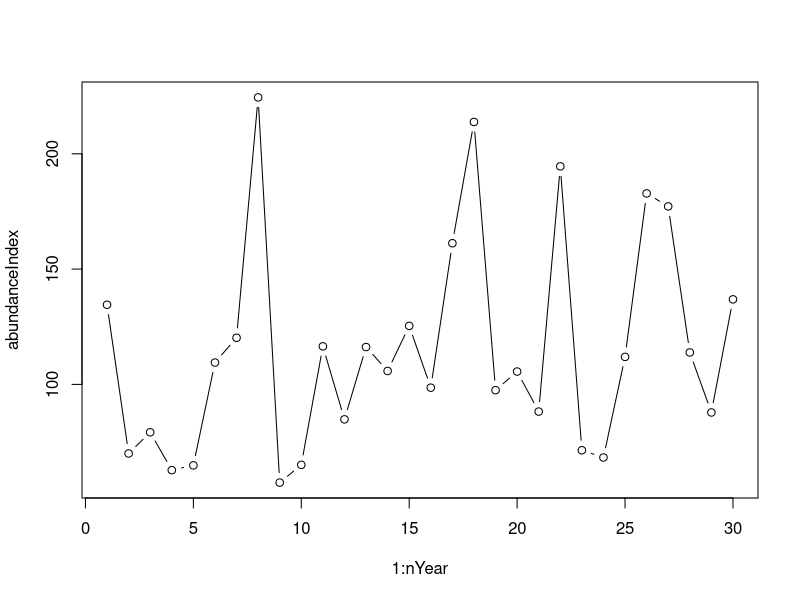
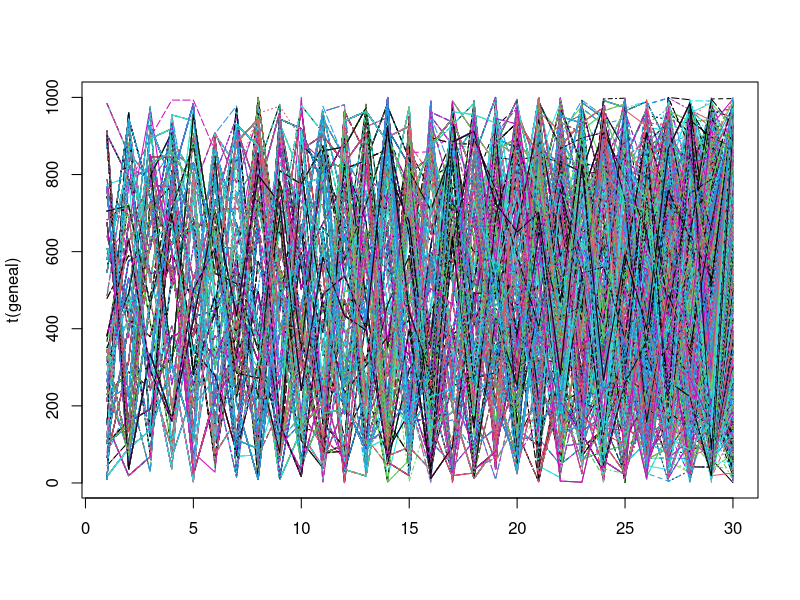
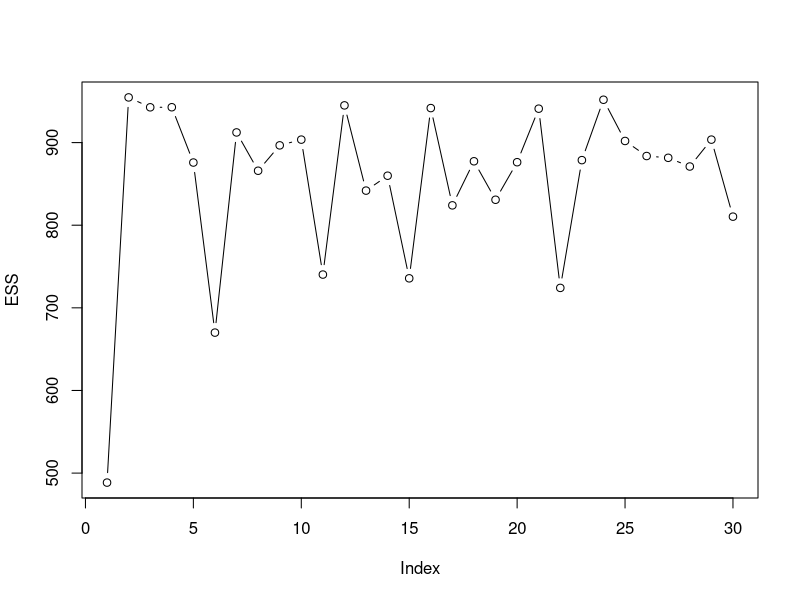
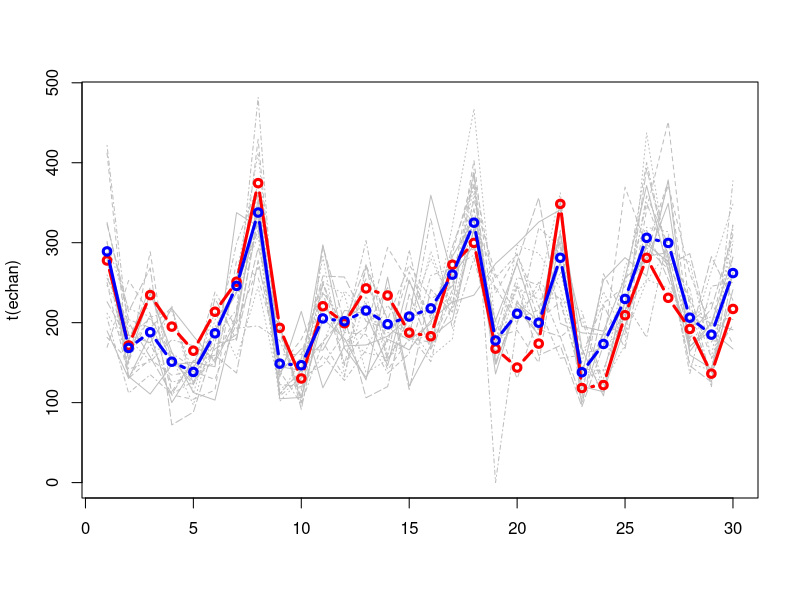

Here is the R script that generated these plots, in order:
# je fouine dans ton code

nYear=30; 
biomass <- rep(NA,nYear); capt <- rep(NA,nYear)
K=300; 
r = 1.02; 
q=0.5

set.seed(15); 
#set.seed(sample(1:100,1))
sigmaBiomass <- 0.3 
biomass[1] <- rnorm(1,mean = 0.9*K,sd=K/10)
capt[1] <- runif(1,0.1,0.5)*biomass[1]
for (year in 2:nYear){
  Bk <- biomass[year-1]; 
  capt[year-1] <- runif(1,0.1,0.5)*Bk
  innov = rnorm(1,mean=-sigmaBiomass^2/2,sd = sigmaBiomass)
  biomass[year] <- ((Bk+r*Bk*(1-Bk/K))-capt[year-1])*exp(innov)
  capt[year] <- runif(1,0.1,0.5)*biomass[year]
}

obs_error <- rnorm(nYear,mean =-sigmaBiomass^2/2,sd = sigmaBiomass)
abundanceIndex<- q*biomass*exp(obs_error)

plot(1:nYear,abundanceIndex,type='b')



################ FILTRAGE 
M = 1000; 
xi <- matrix(NA,M,nYear)
w <- matrix(NA,M,nYear)
xi[,1] <-abundanceIndex[1]/q*exp(-rnorm(M,mean =-sigmaBiomass^2/2,sd = sigmaBiomass))
ww =dnorm(xi[,1],mean = 0.9*K,sd=K/10,log=TRUE)
w[,1] = exp(ww-mean(ww))/sum(exp(ww-mean(ww)))


#plot(density(xi[,1],weights = w[,1]))
#abline(v=biomass[1])
#lines(density(xi[,1]),col='red')
ESS = rep(0,nYear)
ESS[1] = 1/sum(w[,1]^2)

geneal = matrix(0,M,nYear)
geneal[,1] = 1:M
for (t in 2:nYear){
  
  S = sample(1:M,M,replace=TRUE,prob=w[,t-1])
  geneal = geneal[S,]
  geneal[,t] = 1:M
  
  xi_previous = xi[S,t-1]
     
  omega.proposal.t <- sigmaBiomass^2/2 
  
  mean.prior = (xi_previous+r*xi_previous*(1-xi_previous/K)-capt[t-1])
  cond = which(mean.prior>0)
  if(length(cond)<M){w[-cond,t] = 0}
  mu.0= log(mean.prior[cond])- sigmaBiomass^2/2
  mu.proposal.t <- (mu.0 + (log(abundanceIndex[t])-log(q)+sigmaBiomass^2/2))/2

  
  xi[cond,t] = rlnorm(length(cond),meanlog = mu.proposal.t,sdlog = sqrt(omega.proposal.t))
  xi[-cond,t]=0
  update = dlnorm(abundanceIndex[t]/(q*xi[cond,t]), meanlog=-sigmaBiomass^2/2,sdlog = sigmaBiomass,log=TRUE)
  update2 = dlnorm(xi[cond,t]/mean.prior[cond], meanlog=-sigmaBiomass^2/2,sdlog = sigmaBiomass,log=TRUE)
  update3 = dlnorm(xi[cond,t],meanlog = mu.proposal.t,sdlog = sqrt(omega.proposal.t),log = TRUE)
  log.ww <-  update + update2- update3
  w[cond,t] = exp(log.ww-max(log.ww))/sum( exp(log.ww-max(log.ww)))
  ESS[t]  = 1/sum(w[,t]^2)
  
}
#####
matplot(t(geneal),type='l')
plot(ESS,type='b')
mean_filtr = colMeans(xi[sample(1:M,M,replace=TRUE,prob=w[,30]),])
S = sample(1:M,20,replace=TRUE,prob=w[,30])

echan = xi[S,]
matplot(t(echan),type='l',col='grey')
lines(biomass,lwd=3,col='red',type='b')
lines(mean_filtr,lwd=3,col='blue',type='b')


############### LISSAGE
### calcul des poids de lissage

# 
l=29
xi_l= xi[,l]; xi_lp1 = xi[,l+1]
kernel_m = function(xi_l,xi_lp1,l){
  M  = length(xi_lp1)
  logmean = xi_l+r*xi_l*(1-xi_l/K)-capt[l]
  ld = vapply(1:M,function(i){dlnorm(xi_lp1[i]/logmean,meanlog=-sigmaBiomass^2/2,sdlog = sigmaBiomass)},rep(1,M))
  return(ld)
}

wliss = matrix(0,M,nYear)
wliss[,nYear] = w[,nYear]
for (l in (nYear-1):1){
  m =kernel_m(xi[,l],xi[,l+1],l)
  G = matrix(matrix(w[,l],nrow=1)%*%m,M,M,byrow=TRUE)
  wliss[,l]=w[,l]*(m/G)%*%  wliss[,l+1]
   
}
colSums(wliss)  
# 
#   
#   
  
  
